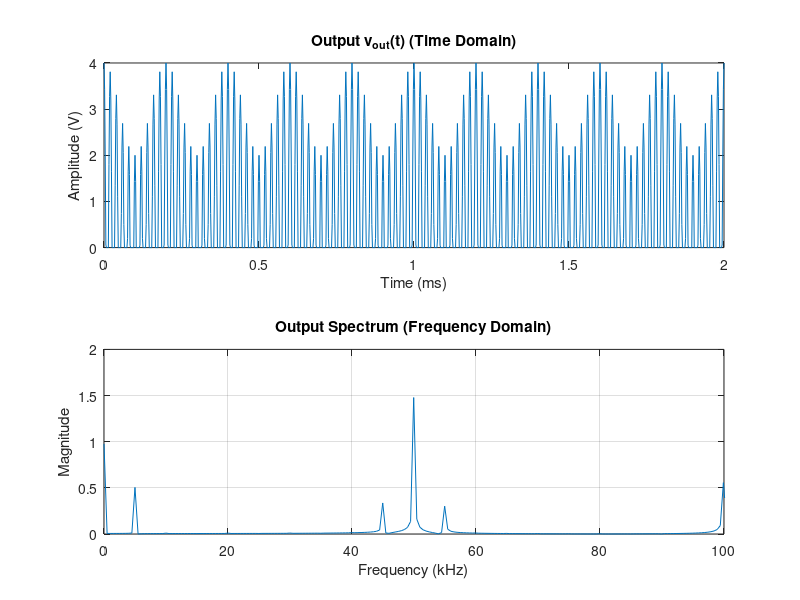

The MATLAB source for this figure:
% Parameters
fs = 500e3;              % Sampling frequency (Hz)
t = 0:1/fs:2e-3;         % Time vector (2 ms)
V0 = 1;                  % Amplitude of v0 (V)
Vc = 3;                  % Amplitude of vc (V)
f0 = 5e3;                % Frequency of v0 (Hz)
fc = 50e3;               % Frequency of vc (Hz)

% Input signals
v0 = V0 * cos(2*pi*f0*t);
vc = Vc * cos(2*pi*fc*t);
v1 = v0 + vc;

% Diode model: ideal half-wave rectifier
vout = max(v1, 0);

% (Optional) Simulate LC bandpass filter centered at fc
% For simplicity, use a bandpass filter (designfilt requires Signal Processing Toolbox)
% Uncomment if you have the toolbox:
% bpFilt = designfilt('bandpassiir','FilterOrder',4, ...
%     'HalfPowerFrequency1',fc-10e3,'HalfPowerFrequency2',fc+10e3, ...
%     'SampleRate',fs);
% vout_filt = filter(bpFilt, vout);

% FFT
N = length(vout);
f = fs*(0:(N/2))/N;
Y = fft(vout);
P = abs(Y/N);
P1 = P(1:N/2+1);
P1(2:end-1) = 2*P1(2:end-1);

% Plot time domain
figure;
subplot(2,1,1);
plot(t*1e3, vout);
title('Output v_{out}(t) (Time Domain)');
xlabel('Time (ms)'); ylabel('Amplitude (V)');

% Plot frequency domain
subplot(2,1,2);
plot(f/1e3, P1);
title('Output Spectrum (Frequency Domain)');
xlabel('Frequency (kHz)');
ylabel('Magnitude');
xlim([0 100]);
grid on;

% If you use the filtered version, plot that as well
% figure;
% plot(f/1e3, abs(fft(vout_filt)/N)(1:N/2+1));
% title('Filtered Output Spectrum');
% xlabel('Frequency (kHz)');
% ylabel('Magnitude');
